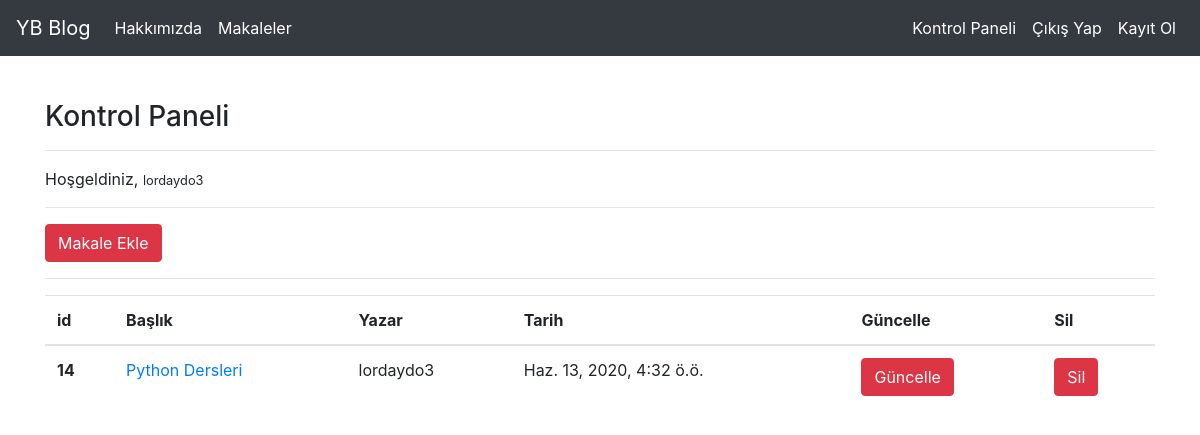
The app's page /articles/dashboard/ (signed in) with its own data.
### article/models.py (models this page shows, shortened)
class Article(models.Model):
    author = models.ForeignKey("auth.User",on_delete = models.CASCADE,verbose_name = "Yazar")
    title = models.CharField(max_length= 50,verbose_name= "Başlık")
    content = RichTextField()
    created_date = models.DateTimeField(auto_now_add= True,verbose_name= "Oluşturulma Tarihi")
    article_image = models.FileField(blank = True,null = True,verbose_name="Makaleye Fotoğraf Ekleyin")
    objects = models.Manager()
    class Meta:
        ordering = ['-created_date']

### article/views.py (the view)
# urls.py: path('dashboard/',views.dashboard,name = "dashboard"),
@login_required(login_url = "user:login")
def dashboard(request):
    articles = Article.objects.filter(author = request.user)
    context = {
        "articles" : articles
    }
    return render(request,"dashboard.html",context)

### templates/dashboard.html
{% extends "layout.html" %}
{% block body %}
<h3>Kontrol Paneli</h3>
<hr>
<p>
    Hoşgeldiniz, <small>{{request.user.username}}</small>
</p>
<hr>
<a  class = "btn btn-danger" href = "{% url 'article:addarticle' %}">Makale Ekle</a>
<hr>
{% if articles %}
<table class="table">
  <thead>
    <tr>
      <th scope="col">id</th>
      <th scope="col">Başlık</th>
      <th scope="col">Yazar</th>
      <th scope="col">Tarih</th>
      <th scope="col">Güncelle</th>
      <th scope="col">Sil</th>
    </tr>
  </thead>
  <tbody>
        {% for article in articles  %}
            <tr>
                <th scope="row">{{article.id}}</th>
                <td><a href="{% url 'article:detail' article.id %}">{{article.title}}</a></td>
                <td>{{article.author.username}}</td>
                <td>{{article.created_date}}</td>
                <td><a href="{% url 'article:update' article.id %}" class = "btn btn-danger">Güncelle</a></td>
                <td><a href="{% url 'article:delete' article.id %}" class = "btn btn-danger">Sil</a></td>
            </tr>
        {% endfor %}
  </tbody>
</table>
{% else %}
<div class = "alert alert-danger">
    Henüz bir makaleniz bulunmuyor....
</div>
{% endif %}
{% endblock  %}

### records on screen
Article: id "14", title "Python Dersleri", author.username "lordaydo3", created_date "Haz. 13, 2020, 4:32 ö.ö."

### other values on screen
{{ request.user.username }} "lordaydo3"
